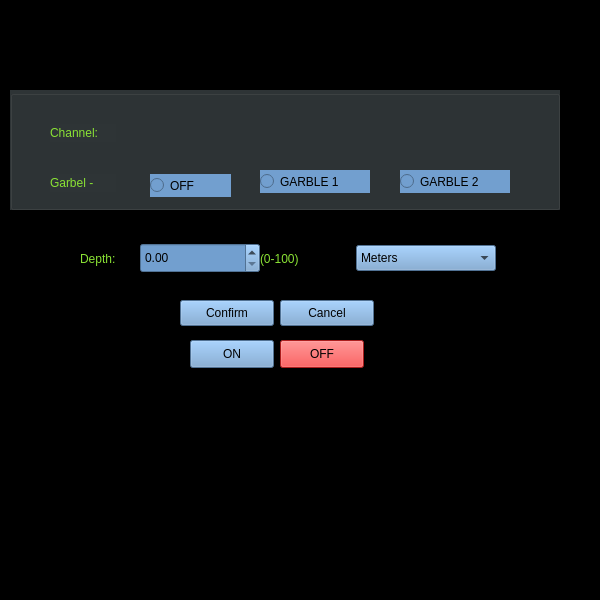
<?xml version="1.0" encoding="UTF-8"?>
<ui version="4.0">
 <class>ECHO</class>
 <widget class="QFrame" name="ECHO">
  <property name="geometry">
   <rect>
    <x>0</x>
    <y>0</y>
    <width>600</width>
    <height>600</height>
   </rect>
  </property>
  <property name="windowTitle">
   <string>Frame</string>
  </property>
  <property name="styleSheet">
   <string notr="true">background-color: rgb(0, 0, 0);</string>
  </property>
  <widget class="QComboBox" name="Depth_combo">
   <property name="geometry">
    <rect>
     <x>356</x>
     <y>245</y>
     <width>140</width>
     <height>26</height>
    </rect>
   </property>
   <property name="styleSheet">
    <string notr="true">background-color: rgb(114, 159, 207);</string>
   </property>
   <item>
    <property name="text">
     <string>Meters</string>
    </property>
   </item>
   <item>
    <property name="text">
     <string>Feet</string>
    </property>
   </item>
   <item>
    <property name="text">
     <string>Fathoms</string>
    </property>
   </item>
  </widget>
  <widget class="QDoubleSpinBox" name="Depth_spin">
   <property name="geometry">
    <rect>
     <x>140</x>
     <y>243</y>
     <width>120</width>
     <height>30</height>
    </rect>
   </property>
   <property name="styleSheet">
    <string notr="true">background-color: rgb(114, 159, 207);</string>
   </property>
   <property name="maximum">
    <double>100.000000000000000</double>
   </property>
  </widget>
  <widget class="QLabel" name="label_4">
   <property name="geometry">
    <rect>
     <x>260</x>
     <y>250</y>
     <width>80</width>
     <height>18</height>
    </rect>
   </property>
   <property name="text">
    <string>&lt;html&gt;&lt;head/&gt;&lt;body&gt;&lt;p&gt;&lt;span style=&quot; color:#8ae234;&quot;&gt;(0-100)&lt;/span&gt;&lt;/p&gt;&lt;/body&gt;&lt;/html&gt;</string>
   </property>
  </widget>
  <widget class="QPushButton" name="LOG_confirmn">
   <property name="geometry">
    <rect>
     <x>180</x>
     <y>300</y>
     <width>94</width>
     <height>26</height>
    </rect>
   </property>
   <property name="styleSheet">
    <string notr="true">background-color: rgb(114, 159, 207);</string>
   </property>
   <property name="text">
    <string>Confirm</string>
   </property>
  </widget>
  <widget class="QGroupBox" name="topBox">
   <property name="geometry">
    <rect>
     <x>10</x>
     <y>90</y>
     <width>550</width>
     <height>120</height>
    </rect>
   </property>
   <property name="styleSheet">
    <string notr="true">background-color: rgb(136, 138, 133);
background-color: rgb(46, 52, 54);</string>
   </property>
   <property name="title">
    <string/>
   </property>
   <widget class="QLabel" name="label">
    <property name="geometry">
     <rect>
      <x>40</x>
      <y>34</y>
      <width>66</width>
      <height>18</height>
     </rect>
    </property>
    <property name="text">
     <string>&lt;html&gt;&lt;head/&gt;&lt;body&gt;&lt;p&gt;&lt;span style=&quot; color:#8ae234;&quot;&gt;Channel:&lt;/span&gt;&lt;/p&gt;&lt;/body&gt;&lt;/html&gt;</string>
    </property>
   </widget>
   <widget class="QLabel" name="label_2">
    <property name="geometry">
     <rect>
      <x>40</x>
      <y>84</y>
      <width>66</width>
      <height>18</height>
     </rect>
    </property>
    <property name="text">
     <string>&lt;html&gt;&lt;head/&gt;&lt;body&gt;&lt;p&gt;&lt;span style=&quot; color:#8ae234;&quot;&gt;Garbel -&lt;/span&gt;&lt;/p&gt;&lt;/body&gt;&lt;/html&gt;</string>
    </property>
   </widget>
   <widget class="QRadioButton" name="radioButton_19">
    <property name="geometry">
     <rect>
      <x>140</x>
      <y>84</y>
      <width>81</width>
      <height>23</height>
     </rect>
    </property>
    <property name="styleSheet">
     <string notr="true">background-color: rgb(114, 159, 207);</string>
    </property>
    <property name="text">
     <string>OFF</string>
    </property>
   </widget>
   <widget class="QRadioButton" name="radioButton_20">
    <property name="geometry">
     <rect>
      <x>250</x>
      <y>80</y>
      <width>110</width>
      <height>23</height>
     </rect>
    </property>
    <property name="styleSheet">
     <string notr="true">background-color: rgb(114, 159, 207);</string>
    </property>
    <property name="text">
     <string>GARBLE 1</string>
    </property>
   </widget>
   <widget class="QRadioButton" name="radioButton_21">
    <property name="geometry">
     <rect>
      <x>390</x>
      <y>80</y>
      <width>110</width>
      <height>23</height>
     </rect>
    </property>
    <property name="styleSheet">
     <string notr="true">background-color: rgb(114, 159, 207);</string>
    </property>
    <property name="text">
     <string>GARBLE 2</string>
    </property>
   </widget>
  </widget>
  <widget class="QLabel" name="label_3">
   <property name="geometry">
    <rect>
     <x>80</x>
     <y>250</y>
     <width>51</width>
     <height>18</height>
    </rect>
   </property>
   <property name="text">
    <string>&lt;html&gt;&lt;head/&gt;&lt;body&gt;&lt;p&gt;&lt;span style=&quot; color:#8ae234;&quot;&gt;Depth:&lt;/span&gt;&lt;/p&gt;&lt;/body&gt;&lt;/html&gt;</string>
   </property>
  </widget>
  <widget class="QPushButton" name="LOG_cancel">
   <property name="geometry">
    <rect>
     <x>280</x>
     <y>300</y>
     <width>94</width>
     <height>26</height>
    </rect>
   </property>
   <property name="styleSheet">
    <string notr="true">background-color: rgb(114, 159, 207);</string>
   </property>
   <property name="text">
    <string>Cancel</string>
   </property>
  </widget>
  <widget class="QPushButton" name="pushButton">
   <property name="geometry">
    <rect>
     <x>190</x>
     <y>340</y>
     <width>84</width>
     <height>28</height>
    </rect>
   </property>
   <property name="styleSheet">
    <string notr="true">background-color: rgb(114, 159, 207);</string>
   </property>
   <property name="text">
    <string>ON</string>
   </property>
  </widget>
  <widget class="QPushButton" name="pushButton_2">
   <property name="geometry">
    <rect>
     <x>280</x>
     <y>340</y>
     <width>84</width>
     <height>28</height>
    </rect>
   </property>
   <property name="styleSheet">
    <string notr="true">background-color: rgb(239, 41, 41);</string>
   </property>
   <property name="text">
    <string>OFF</string>
   </property>
  </widget>
 </widget>
 <resources/>
 <connections/>
</ui>
